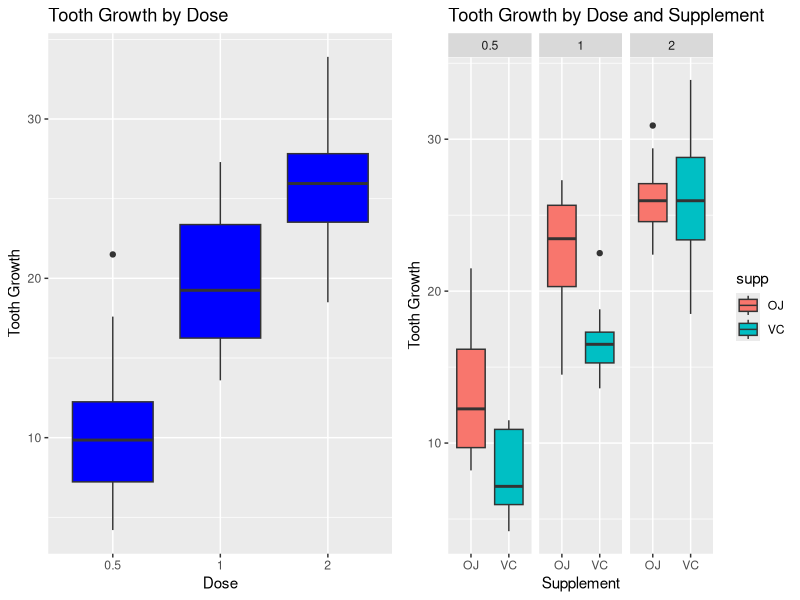

Write R code to recreate this figure. (Note: this script raises an error after producing the figure.)
## ---- chunk 1
if (!"datasets" %in% installed.packages()) install.packages("datasets")
library("datasets")
if (!"ggplot2" %in% installed.packages()) install.packages("ggplot2")
library("ggplot2")
if (!"gridExtra" %in% installed.packages()) install.packages("gridExtra")
library("gridExtra")
## ---- chunk 2
data(ToothGrowth)
str(ToothGrowth)
summary(ToothGrowth)
## ---- chunk 3
p1 <- ggplot(aes(x = as.factor(dose), y = len), data = ToothGrowth) + 
        geom_boxplot(fill = "blue") +  
        labs(x = "Dose", y = "Tooth Growth") + 
        ggtitle("Tooth Growth by Dose")
p2 <- ggplot(aes(x = supp, y = len), data = ToothGrowth) + 
        geom_boxplot(aes(fill = supp)) + facet_wrap(~ dose) + 
        labs(x = "Supplement", y = "Tooth Growth") + 
        ggtitle("Tooth Growth by Dose and Supplement")
grid.arrange(p1, p2, ncol=2)
## ---- chunk 4
d1 <- subset(ToothGrowth, dose %in% c(0.5, 1.0))
d2 <- subset(ToothGrowth, dose %in% c(0.5, 2.0))
d3 <- subset(ToothGrowth, dose %in% c(1.0, 2.0))
t1 <- t.test(len ~ dose, paired=FALSE, var.equal = FALSE, data = d1)
t2 <- t.test(len ~ dose, paired=FALSE, var.equal = FALSE, data = d2)
t3 <- t.test(len ~ dose, paired=FALSE, var.equal = FALSE, data = d3)
## ---- chunk 5
supp <- t.test(len ~ supp, paired = FALSE, var.equal = FALSE, data = ToothGrowth)
## ---- chunk 6
d4 <- subset(ToothGrowth, dose == 0.5)
d5 <- subset(ToothGrowth, dose == 1.0)
d6 <- subset(ToothGrowth, dose == 2.0)
t4 <- t.test(len ~ supp, paired = FALSE, var.equal = FALSE, data = d4)
t5 <- t.test(len ~ supp, paired = FALSE, var.equal = FALSE, data = d5)
t6 <- t.test(len ~ supp, paired = FALSE, var.equal = FALSE, data = d6)
